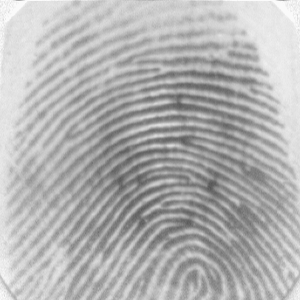
#> input picture DB1_B/101_1.tif, 300 x 300 px, found by its file name
$ jupyter execute --allow-errors main.ipynb   (shell and % lines are left out)   (older library calls are emulated)
#> lines starting #> are read from the running program, lines starting #| are printed output that depends on the picture; after the words box and inside, x2 and y2 are one past the last pixel; in counts of white or black regions, pixels touching at a corner belong together
[cell 1]
import matplotlib.pyplot as plt
import numpy as np
import cv2
import mahotas as mh
import urllib.request

from matplotlib.pyplot import imshow
from skimage import measure

[cell 2]
SRC_FINGER_IMG = 'https://raw.githubusercontent.com/zavarovkv/py_fingerprint_recog/master/DB1_B/101_1.tif'

[cell 3]
def url_to_image(url):
    resp = urllib.request.urlopen(url)
    image = np.asarray(bytearray(resp.read()), dtype="uint8")
    image = cv2.imdecode(image, 0)
#> image is the input picture: shape (300, 300); min 86, max 250, mean 178.1

    return image

[cell 4]
def build_filters():
    filters = []
    ksize = 31
    for theta in np.arange(0, np.pi, np.pi / 16):
        kern = cv2.getGaborKernel((ksize, ksize), 4.0, theta, 10.0, 0.5, 0, ktype=cv2.CV_32F)
        kern /= 1.5*kern.sum()
        filters.append(kern)
    return filters

def process(img, filters):
    accum = np.zeros_like(img)
    for kern in filters:
        fimg = cv2.filter2D(img, cv2.CV_8UC3, kern)
        np.maximum(accum, fimg, accum)
#> this loop made 16 passes
#> pass 1, in process, `fimg = cv2.filter2D(img, cv2.CV_8UC3, kern)`:
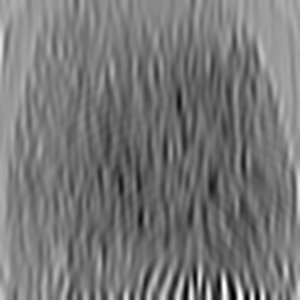
#> fimg: shape (300, 300); min 0, max 255, mean 118.8
#> pass 2, in process, `fimg = cv2.filter2D(img, cv2.CV_8UC3, kern)`:
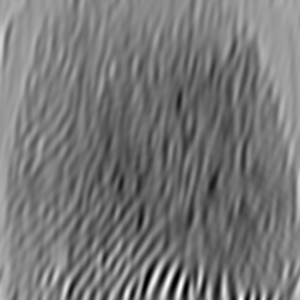
#> fimg: shape (300, 300); min 0, max 255, mean 118.8
#> pass 3, in process, `fimg = cv2.filter2D(img, cv2.CV_8UC3, kern)`:
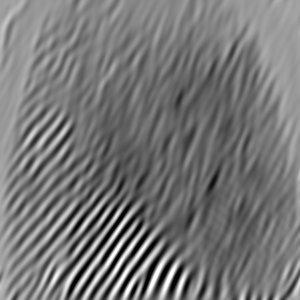
#> fimg: shape (300, 300); min 0, max 255, mean 118.9
#> after the loop:
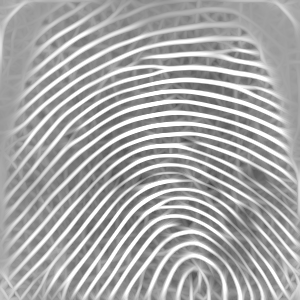
#> accum: shape (300, 300); min 63, max 255, mean 168
    return accum

[cell 5]
# [53 lines left out: functions endPoints, pruning, not called in this run]

[cell 6]
img_src = url_to_image(SRC_FINGER_IMG)
imshow(img_src, 'gray')

[cell 7]
imshow(img_src, 'gray')

[cell 8]
filters = build_filters()
img_gabor = process(img_src, filters)


imshow(img_gabor, cmap="gray")

[cell 9]
img_gaus = cv2.GaussianBlur(img_gabor,(1,1),0)
imshow(img_gaus, cmap="gray")

[cell 10]
(thresh, img_otsu) = cv2.threshold(img_gaus, 128, 255, cv2.THRESH_BINARY | cv2.THRESH_OTSU)
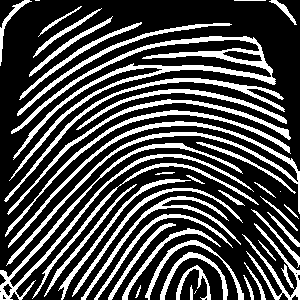
#> img_otsu: shape (300, 300); 29% white; 45 white regions (3 under 20 px), largest, box (x1, y1, x2, y2) and area: (9, 36, 276, 181) 3944, (6, 121, 300, 266) 2730, (0, 143, 254, 300) 2358
#> thresh = 186
imshow(img_otsu, cmap="gray")

$ run again, with DB1_B/101_2.tif copied over DB1_B/101_1.tif
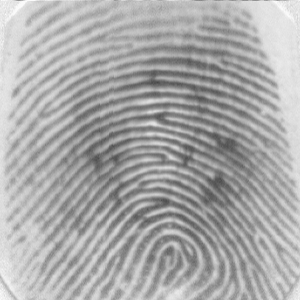
#> input picture DB1_B/101_2.tif, 300 x 300 px, found by its file name
#> in url_to_image, image is the input picture: shape (300, 300); min 71, max 250, mean 169.5
#> after the loop in process, `for kern in filters:`:
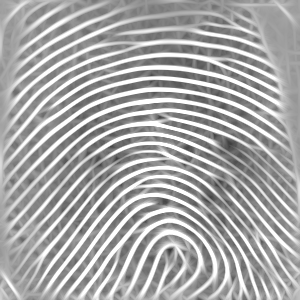
#> accum: shape (300, 300); min 54, max 255, mean 168.5
#> `(thresh, img_otsu) = cv2.threshold(img_gaus, 128, 255, cv2.THRESH_BINA..`:
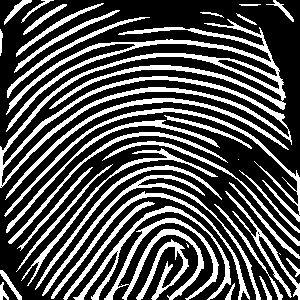
#> img_otsu: shape (300, 300); 31.8% white; 40 white regions (3 under 20 px), largest, box (x1, y1, x2, y2) and area: (0, 19, 292, 188) 8143, (104, 218, 219, 300) 1919, (4, 108, 300, 222) 1698
#> thresh = 185

$ run again, with DB1_B/101_3.tif copied over DB1_B/101_1.tif
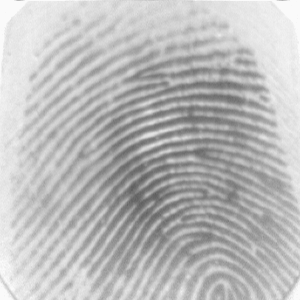
#> input picture DB1_B/101_3.tif, 300 x 300 px, found by its file name
#> in url_to_image, image is the input picture: shape (300, 300); min 94, max 250, mean 186.8
#> after the loop in process, `for kern in filters:`:
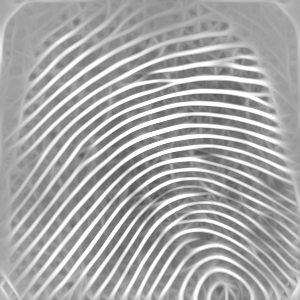
#> accum: shape (300, 300); min 72, max 255, mean 167.8
#> `(thresh, img_otsu) = cv2.threshold(img_gaus, 128, 255, cv2.THRESH_BINA..`:
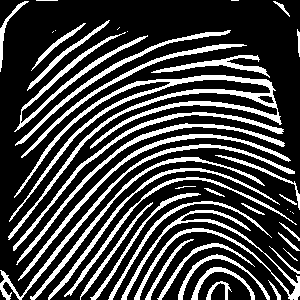
#> img_otsu: shape (300, 300); 26.3% white; 45 white regions (8 under 20 px), largest, box (x1, y1, x2, y2) and area: (8, 75, 282, 240) 4297, (121, 210, 300, 300) 1771, (0, 144, 295, 300) 1487
#> thresh = 187

$ run again, with DB1_B/101_4.tif copied over DB1_B/101_1.tif
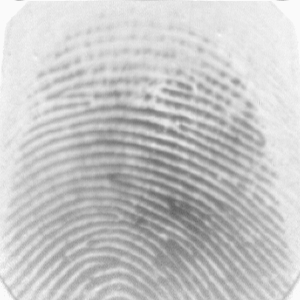
#> input picture DB1_B/101_4.tif, 300 x 300 px, found by its file name
#> in url_to_image, image is the input picture: shape (300, 300); min 100, max 250, mean 198.3
#> after the loop in process, `for kern in filters:`:
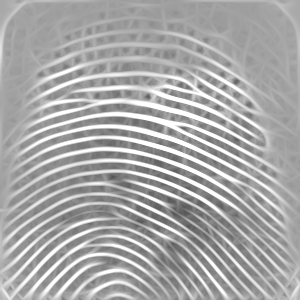
#> accum: shape (300, 300); min 84, max 255, mean 168.9
#> `(thresh, img_otsu) = cv2.threshold(img_gaus, 128, 255, cv2.THRESH_BINA..`:
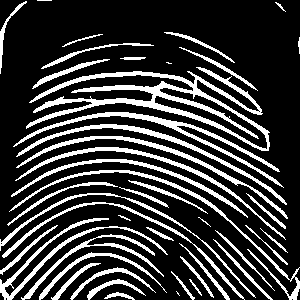
#> img_otsu: shape (300, 300); 22.4% white; 44 white regions (4 under 20 px), largest, box (x1, y1, x2, y2) and area: (26, 67, 270, 151) 4214, (13, 112, 284, 188) 1561, (9, 170, 300, 300) 1241
#> thresh = 189
